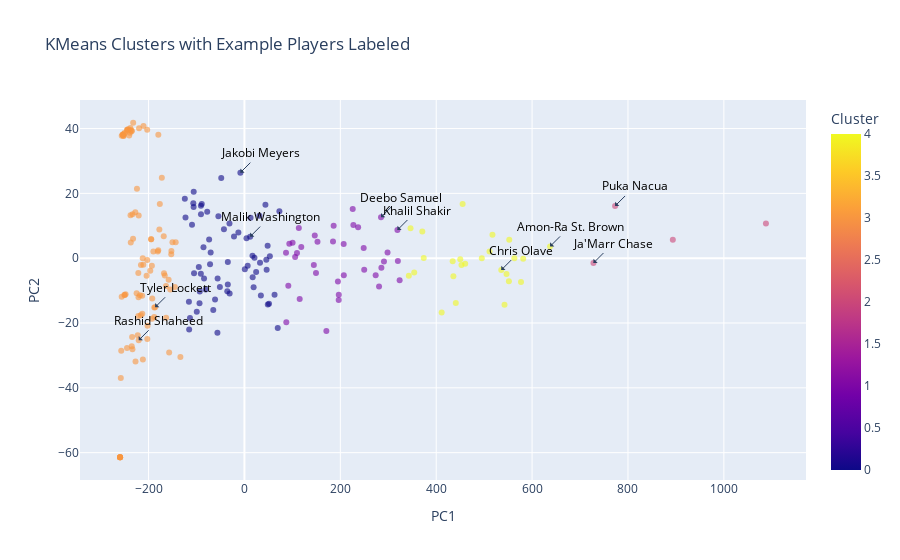

The notebook cell this image was saved under:
### Code cell
df_clusters = wide_receivers.copy()
df_clusters['Cluster'] = clusters

pca = PCA(n_components=2)
X_pca = pca.fit_transform(X_clean)

df_clusters['PC1'] = X_pca[:, 0]
df_clusters['PC2'] = X_pca[:, 1]


n_show = 2
samples = []
for cluster in df_clusters['Cluster'].unique():
    cluster_players = df_clusters[df_clusters['Cluster'] == cluster]
    chosen = cluster_players.head(n_show)
    samples.append(chosen)
highlight_df = pd.concat(samples)

fig = px.scatter(
    df_clusters, x="PC1", y="PC2", color="Cluster",
    hover_name=wide_receivers.index, opacity=0.6,
    title="KMeans Clusters with Example Players Labeled"
)
for _, row in highlight_df.iterrows():
    fig.add_annotation(
        x=row['PC1'],
        y=row['PC2'],
        text=row.name,
        showarrow=True, arrowhead=1,
        ax=20, ay=-20,
        font=dict(color="black", size=12)
    )
fig.show()

### Figure 1 — Plotly figure (JSON) as saved in the notebook; plotly's stock layout.template omitted (floating-point values rounded to 4 significant figures; data arrays with more than 128 entries replaced by an {"elided": "..."} marker saying what was removed)
{"data": [{"hovertemplate": "<b>%{hovertext}</b><br><br>PC1=%{x}<br>PC2=%{y}<br>Cluster=%{marker.color}<extra></extra>", "hovertext": {"elided": "223 str values"}, "legendgroup": "", "marker": {"color": {"elided": "223 int values"}, "coloraxis": "coloraxis", "opacity": 0.6, "symbol": "circle"}, "mode": "markers", "name": "", "orientation": "v", "showlegend": false, "type": "scatter", "x": {"elided": "223 float values"}, "xaxis": "x", "y": {"elided": "223 float values"}, "yaxis": "y"}], "layout": {"annotations": [{"arrowhead": 1, "ax": 20, "ay": -20, "font": {"color": "black", "size": 12}, "showarrow": true, "text": "Ja'Marr Chase", "x": 728.0, "y": -1.49}, {"arrowhead": 1, "ax": 20, "ay": -20, "font": {"color": "black", "size": 12}, "showarrow": true, "text": "Puka Nacua", "x": 773.1, "y": 16.11}, {"arrowhead": 1, "ax": 20, "ay": -20, "font": {"color": "black", "size": 12}, "showarrow": true, "text": "Amon-Ra St. Brown", "x": 637.5, "y": 3.632}, {"arrowhead": 1, "ax": 20, "ay": -20, "font": {"color": "black", "size": 12}, "showarrow": true, "text": "Chris Olave", "x": 535.7, "y": -3.653}, {"arrowhead": 1, "ax": 20, "ay": -20, "font": {"color": "black", "size": 12}, "showarrow": true, "text": "Deebo Samuel", "x": 284.9, "y": 12.67}, {"arrowhead": 1, "ax": 20, "ay": -20, "font": {"color": "black", "size": 12}, "showarrow": true, "text": "Khalil Shakir", "x": 319.1, "y": 8.696}, {"arrowhead": 1, "ax": 20, "ay": -20, "font": {"color": "black", "size": 12}, "showarrow": true, "text": "Jakobi Meyers", "x": -8.495, "y": 26.39}, {"arrowhead": 1, "ax": 20, "ay": -20, "font": {"color": "black", "size": 12}, "showarrow": true, "text": "Malik Washington", "x": 11.89, "y": 6.648}, {"arrowhead": 1, "ax": 20, "ay": -20, "font": {"color": "black", "size": 12}, "showarrow": true, "text": "Rashid Shaheed", "x": -220.5, "y": -25.32}, {"arrowhead": 1, "ax": 20, "ay": -20, "font": {"color": "black", "size": 12}, "showarrow": true, "text": "Tyler Lockett", "x": -186.3, "y": -15.14}], "coloraxis": {"colorbar": {"title": {"text": "Cluster"}}, "colorscale": [[0, "#0d0887"], [0.1111, "#46039f"], [0.2222, "#7201a8"], [0.3333, "#9c179e"], [0.4444, "#bd3786"], [0.5556, "#d8576b"], [0.6667, "#ed7953"], [0.7778, "#fb9f3a"], [0.8889, "#fdca26"], [1, "#f0f921"]]}, "legend": {"tracegroupgap": 0}, "title": {"text": "KMeans Clusters with Example Players Labeled"}, "xaxis": {"anchor": "y", "domain": [0, 1], "title": {"text": "PC1"}}, "yaxis": {"anchor": "x", "domain": [0, 1], "title": {"text": "PC2"}}}}
